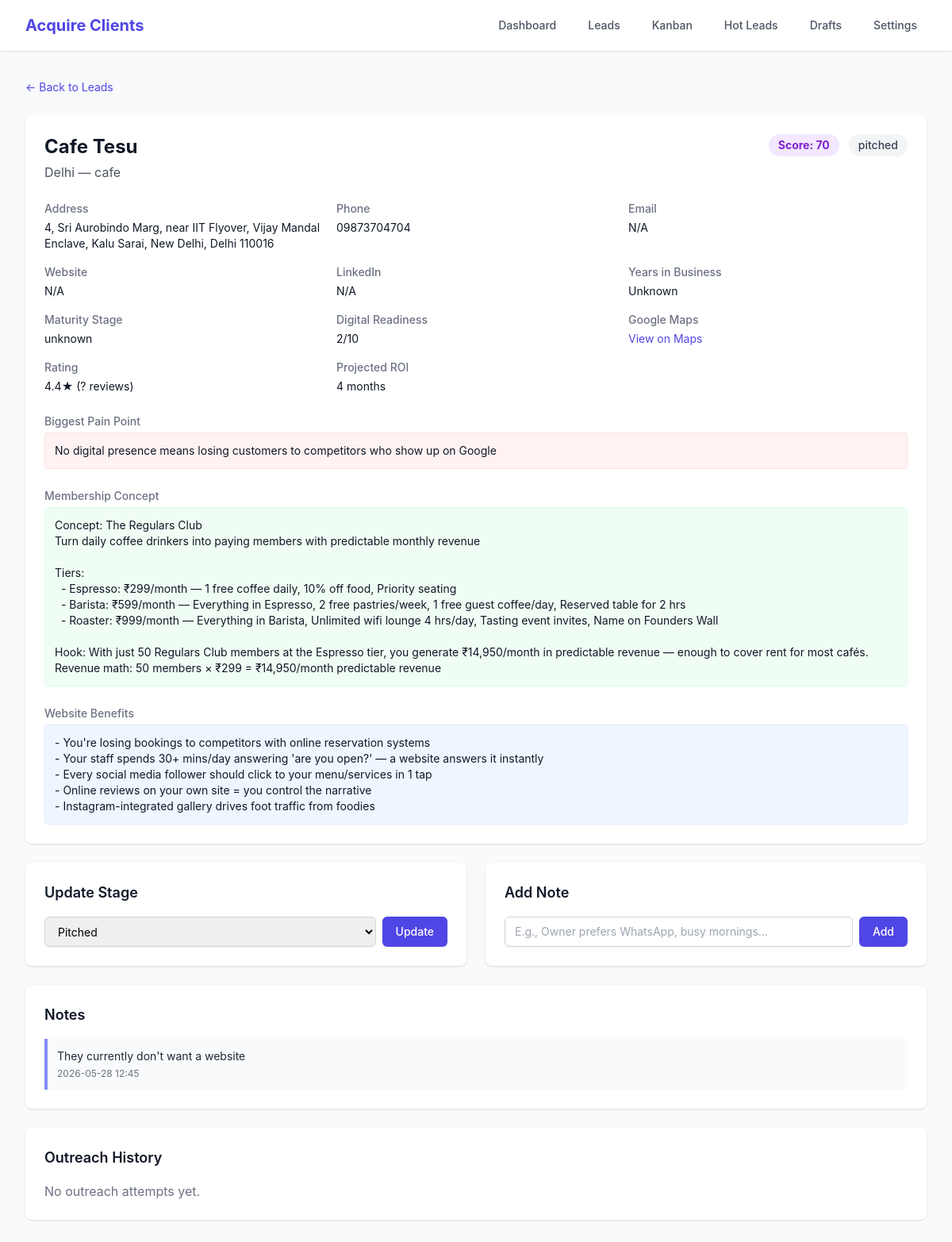
The page /leads/1 on the database its author committed.
### src/models.py (models this page shows, shortened)
class Base(DeclarativeBase):
    """Base declarative class."""

class Lead(Base):
    __tablename__ = "leads"
    __table_args__ = (UniqueConstraint("city", "business_name", name="uq_lead_city_name"),)
    id: Mapped[int] = mapped_column(Integer, primary_key=True, autoincrement=True)
    city: Mapped[str] = mapped_column(String(255), index=True, nullable=False)
    business_name: Mapped[str] = mapped_column(String(255), index=True, nullable=False)
    business_type: Mapped[str] = mapped_column(String(100), nullable=False, default="unknown")
    address: Mapped[str] = mapped_column(Text, nullable=False, default="")
    phone: Mapped[str | None] = mapped_column(String(50), nullable=True)
    email: Mapped[str | None] = mapped_column(String(255), nullable=True)
    website: Mapped[str | None] = mapped_column(String(500), nullable=True)
    google_maps_url: Mapped[str] = mapped_column(Text, nullable=False, default="")
    linkedin_url: Mapped[str | None] = mapped_column(String(500), nullable=True)
    linkedin_summary: Mapped[str | None] = mapped_column(Text, nullable=True)
    years_in_business: Mapped[int | None] = mapped_column(Integer, nullable=True)
    menu_or_services: Mapped[str | None] = mapped_column(Text, nullable=True)
    website_audit: Mapped[dict | None] = mapped_column(JSON, nullable=True)
    rating: Mapped[float | None] = mapped_column(Float, nullable=True)
    review_count: Mapped[int | None] = mapped_column(Integer, nullable=True)
    price_level: Mapped[str | None] = mapped_column(String(10), nullable=True)  # $ to $$$$
    photo_count: Mapped[int | None] = mapped_column(Integer, nullable=True)
    detected_cms: Mapped[str | None] = mapped_column(String(50), nullable=True)  # wordpress, wix, etc.
    maturity_stage: Mapped[str | None] = mapped_column(String(20), nullable=True)  # startup, growth, established, legacy
    digital_readiness: Mapped[int | None] = mapped_column(Integer, nullable=True)  # 1-10
    lead_score: Mapped[int | None] = mapped_column(Integer, nullable=True)  # 1-100
    kanban_stage: Mapped[str | None] = mapped_column(String(20), nullable=True, default="cold")  # cold, pitched, replied, meeting, closed, lost
    membership_idea: Mapped[str | None] = mapped_column(Text, nullable=True)
    website_benefits: Mapped[str | None] = mapped_column(Text, nullable=True)
    biggest_pain_point: Mapped[str | None] = mapped_column(Text, nullable=True)
    recommended_strategy: Mapped[str | None] = mapped_column(Text, nullable=True)
    projected_roi_months: Mapped[int | None] = mapped_column(Integer, nullable=True)
    created_at: Mapped[datetime] = mapped_column(
        DateTime, default=_utc_now, nullable=False
    )
    updated_at: Mapped[datetime] = mapped_column(
        DateTime,
        default=_utc_now,
        onupdate=_utc_now,
        nullable=False,
    )
    outreaches: Mapped[list["Outreach"]] = relationship(
        "Outreach", back_populates="lead", cascade="all, delete-orphan", lazy="selectin"
    )
    follow_ups: Mapped[list["FollowUp"]] = relationship(
        "FollowUp", back_populates="lead", cascade="all, delete-orphan", lazy="selectin"
    )
    notes: Mapped[list["LeadNote"]] = relationship(
        "LeadNote", back_populates="lead", cascade="all, delete-orphan", lazy="selectin"
    )

class LeadNote(Base):
    __tablename__ = "lead_notes"
    id: Mapped[int] = mapped_column(Integer, primary_key=True, autoincrement=True)
    lead_id: Mapped[int] = mapped_column(
        ForeignKey("leads.id", ondelete="CASCADE"), nullable=False, index=True
    )
    note_text: Mapped[str] = mapped_column(Text, nullable=False)
    created_at: Mapped[datetime] = mapped_column(DateTime, default=_utc_now, nullable=False)
    lead: Mapped["Lead"] = relationship("Lead", back_populates="notes")

### src/dashboard.py (the view)
@app.get("/leads/{lead_id}", response_class=HTMLResponse)
def lead_detail(request: Request, lead_id: int, db: Session = Depends(get_db)):
    lead = get_lead_detail(db, lead_id)
    if not lead:
        return HTMLResponse("Lead not found", status_code=404)
    lead.latest_status = _lead_status(lead)
    alerts = get_active_discovery_alerts(db)
    return templates.TemplateResponse(
        request,
        "lead_detail.html",
        {
            "lead": lead,
            "outreaches": lead.outreaches,
            "notes": lead.notes,
            "follow_ups": lead.follow_ups,
            "alerts": alerts,
        },
    )

### src/templates/lead_detail.html (shortened to what this page needs)
{% extends "base.html" %}
{% block content %}
<div class="mb-6">
    <a href="/leads" class="text-sm text-indigo-600 hover:text-indigo-900">← Back to Leads</a>
</div>
<div class="bg-white rounded-lg shadow p-6 mb-6">
    <div class="flex justify-between items-start">
        <div>
            <h1 class="text-2xl font-bold text-gray-900">{{ lead.business_name }}</h1>
            <p class="text-gray-600 mt-1">{{ lead.city }} — {{ lead.business_type }}</p>
        </div>
        <div class="flex items-center space-x-3">
            {% if lead.lead_score %}
            <span class="px-3 py-1 text-sm font-bold text-purple-700 bg-purple-100 rounded-full">Score: {{ lead.lead_score }}</span>
            {% endif %}
            <span class="px-3 py-1 text-sm font-medium text-gray-700 bg-gray-100 rounded-full">{{ lead.kanban_stage or 'cold' }}</span>
        </div>
    </div>
    <div class="mt-6 grid grid-cols-1 md:grid-cols-3 gap-4">
        <div>
            <h3 class="text-sm font-medium text-gray-500">Address</h3>
            <p class="mt-1 text-sm text-gray-900">{{ lead.address or 'N/A' }}</p>
        </div>
        <div>
            <h3 class="text-sm font-medium text-gray-500">Phone</h3>
            <p class="mt-1 text-sm text-gray-900">{{ lead.phone or 'N/A' }}</p>
        </div>
        <div>
            <h3 class="text-sm font-medium text-gray-500">Email</h3>
            <p class="mt-1 text-sm text-gray-900">{{ lead.email or 'N/A' }}</p>
        </div>
        <div>
            <h3 class="text-sm font-medium text-gray-500">Website</h3>
            <p class="mt-1 text-sm text-gray-900">
                {% if lead.website %}<a href="{{ lead.website }}" target="_blank" class="text-indigo-600 hover:text-indigo-900">{{ lead.website }}</a>{% else %}N/A{% endif %}
            </p>
        </div>
        <div>
            <h3 class="text-sm font-medium text-gray-500">LinkedIn</h3>
            <p class="mt-1 text-sm text-gray-900">
                {% if lead.linkedin_url %}<a href="{{ lead.linkedin_url }}" target="_blank" class="text-indigo-600 hover:text-indigo-900">{{ lead.linkedin_url }}</a>{% else %}N/A{% endif %}
            </p>
        </div>
        <div>
            <h3 class="text-sm font-medium text-gray-500">Years in Business</h3>
            <p class="mt-1 text-sm text-gray-900">{{ lead.years_in_business or 'Unknown' }}</p>
        </div>
        <div>
            <h3 class="text-sm font-medium text-gray-500">Maturity Stage</h3>
            <p class="mt-1 text-sm text-gray-900">{{ lead.maturity_stage or 'Not analyzed' }}</p>
        </div>
        <div>
            <h3 class="text-sm font-medium text-gray-500">Digital Readiness</h3>
            <p class="mt-1 text-sm text-gray-900">{{ lead.digital_readiness or 'N/A' }}/10</p>
        </div>
        <div>
            <h3 class="text-sm font-medium text-gray-500">Google Maps</h3>
            <p class="mt-1 text-sm text-gray-900">
                {% if lead.google_maps_url %}<a href="{{ lead.google_maps_url }}" target="_blank" class="text-indigo-600 hover:text-indigo-900">View on Maps</a>{% else %}N/A{% endif %}
            </p>
        </div>
        {% if lead.rating %}
        <div>
            <h3 class="text-sm font-medium text-gray-500">Rating</h3>
            <p class="mt-1 text-sm text-gray-900">{{ lead.rating }}★ ({{ lead.review_count or '?' }} reviews)</p>
        </div>
        {% endif %}
        {% if lead.projected_roi_months %}
        <div>
            <h3 class="text-sm font-medium text-gray-500">Projected ROI</h3>
            <p class="mt-1 text-sm text-gray-900">{{ lead.projected_roi_months }} months</p>
        </div>
        {% endif %}
    </div>
    {% if lead.biggest_pain_point %}
    <div class="mt-6">
        <h3 class="text-sm font-medium text-gray-500">Biggest Pain Point</h3>
        <p class="mt-1 text-sm text-gray-900 bg-red-50 border border-red-100 rounded p-3">{{ lead.biggest_pain_point }}</p>
    </div>
    {% endif %}
    {% if lead.membership_idea %}
    <div class="mt-6">
        <h3 class="text-sm font-medium text-gray-500">Membership Concept</h3>
        <div class="mt-1 text-sm text-gray-900 bg-green-50 border border-green-100 rounded p-3 whitespace-pre-wrap">{{ lead.membership_idea }}</div>
    </div>
    {% endif %}
    {% if lead.website_benefits %}
    <div class="mt-6">
        <h3 class="text-sm font-medium text-gray-500">Website Benefits</h3>
        <div class="mt-1 text-sm text-gray-900 bg-blue-50 border border-blue-100 rounded p-3 whitespace-pre-wrap">{{ lead.website_benefits }}</div>
    </div>
    {% endif %}
</div>
<div class="grid grid-cols-1 lg:grid-cols-2 gap-6 mb-6">
    <div class="bg-white rounded-lg shadow p-6">
        <h2 class="text-lg font-semibold text-gray-900 mb-4">Update Stage</h2>
        <form action="/leads/{{ lead.id }}/stage" method="post" class="flex gap-2">
            <select name="stage" class="block w-full rounded-md border-gray-300 shadow-sm focus:border-indigo-500 focus:ring-indigo-500 sm:text-sm border px-3 py-2">
                <option value="pitched" {% if lead.kanban_stage == 'pitched' %}selected{% endif %}>Pitched</option>
            </select>
            <button type="submit" class="inline-flex items-center px-4 py-2 border border-transparent text-sm font-medium rounded-md shadow-sm text-white bg-indigo-600 hover:bg-indigo-700">Update</button>
        </form>
    </div>
    <div class="bg-white rounded-lg shadow p-6">
        <h2 class="text-lg font-semibold text-gray-900 mb-4">Add Note</h2>
        <form action="/leads/{{ lead.id }}/note" method="post" class="flex gap-2">
            <input type="text" name="note_text" placeholder="E.g., Owner prefers WhatsApp, busy mornings..." class="block w-full rounded-md border-gray-300 shadow-sm focus:border-indigo-500 focus:ring-indigo-500 sm:text-sm border px-3 py-2" required>
            <button type="submit" class="inline-flex items-center px-4 py-2 border border-transparent text-sm font-medium rounded-md shadow-sm text-white bg-indigo-600 hover:bg-indigo-700">Add</button>
        </form>
    </div>
</div>
{% if notes %}
<div class="bg-white rounded-lg shadow p-6 mb-6">
    <h2 class="text-lg font-semibold text-gray-900 mb-4">Notes</h2>
    <div class="space-y-3">
        {% for note in notes %}
        <div class="border-l-4 border-indigo-400 bg-gray-50 p-3">
            <p class="text-sm text-gray-800">{{ note.note_text }}</p>
            <p class="text-xs text-gray-500 mt-1">{{ note.created_at.strftime('%Y-%m-%d %H:%M') }}</p>
        </div>
        {% endfor %}
    </div>
</div>
{% endif %}
<div class="bg-white rounded-lg shadow p-6">
    <h2 class="text-lg font-semibold text-gray-900 mb-4">Outreach History</h2>
    {% if outreaches %}
    <div class="space-y-4">
        {% for o in outreaches %}
        <div class="border border-gray-200 rounded-lg p-4">
            <div class="flex items-center justify-between mb-2">
                <span class="font-medium text-sm text-gray-900">{{ o.channel.value.upper() }}</span>
                {% if o.status.value == 'sent' %}
                    <span class="px-2 inline-flex text-xs leading-5 font-semibold rounded-full bg-green-100 text-green-800">Sent</span>
                {% elif o.status.value == 'failed' %}
                    <span class="px-2 inline-flex text-xs leading-5 font-semibold rounded-full bg-red-100 text-red-800">Failed</span>
                {% elif o.status.value == 'responded' %}
                    <span class="px-2 inline-flex text-xs leading-5 font-semibold rounded-full bg-blue-100 text-blue-800">Responded</span>
                {% else %}
                    <span class="px-2 inline-flex text-xs leading-5 font-semibold rounded-full bg-yellow-100 text-yellow-800">Pending</span>
                {% endif %}
            </div>
            <p class="text-xs text-gray-500 mb-2">Sent at: {{ o.sent_at.strftime('%Y-%m-%d %H:%M') if o.sent_at else 'Not sent yet' }}</p>
            <p class="text-sm text-gray-700 mb-2"><strong>Context:</strong> {{ o.context_summary }}</p>
            <p class="text-sm text-gray-900 whitespace-pre-wrap">{{ o.message_text }}</p>
            {% if o.error_message %}
            <p class="text-sm text-red-600 mt-2">Error: {{ o.error_message }}</p>
            {% endif %}
        </div>
        {% endfor %}
    </div>
    {% else %}
    <p class="text-gray-500">No outreach attempts yet.</p>
    {% endif %}
</div>
{% endblock %}

### src/templates/base.html (style rules this page uses)
body { font-family: 'Inter', sans-serif; }

### rows shown on the page
Lead: business_name "Cafe Tesu", city "Delhi", business_type "cafe", lead_score "70", kanban_stage "pitched", address "4, Sri Aurobindo Marg, near IIT Flyover, Vijay Mandal Enclave, Kalu Sarai, New Delhi, Delhi 110016", phone "09873704704", email "N/A", years_in_business "Unknown", maturity_stage "unknown", digital_readiness "2", rating "4.4", review_count "?", projected_roi_months "4", biggest_pain_point "No digital presence means losing customers to competitors who show up on Google", membership_idea "Concept: The Regulars Club Turn daily coffee drinkers into paying members with predictable monthly revenue Tiers: - Espresso: ₹299/month — 1 free coffee daily, 10% off food, Priority seating - Barista: ₹599/month — Everything in Espresso, 2 free pastries/week, 1 free guest coffee/day, Reserved table for 2 hrs - Roaster: ₹999/month — Everything in Barista, Unlimited wifi lounge 4 hrs/day, Tasting event invites, Name on Founders Wall Hook: With just 50 Regulars Club members at the Espresso tier, you generate ₹14,950/month in predictable revenue — enough to cover rent for most cafés. Revenue math: 50 members × ₹299 = ₹14,950/month predictable revenue", website_benefits "- You're losing bookings to competitors with online reservation systems - Your staff spends 30+ mins/day answering 'are you open?' — a website answers it instantly - Every social media follower should click to your menu/services in 1 tap - Online reviews on your own site = you control the narrative - Instagram-integrated gallery drives foot traffic from foodies", stage "Pitched"
LeadNote: note_text "They currently don't want a website", created_at "2026-05-28 12:45"
